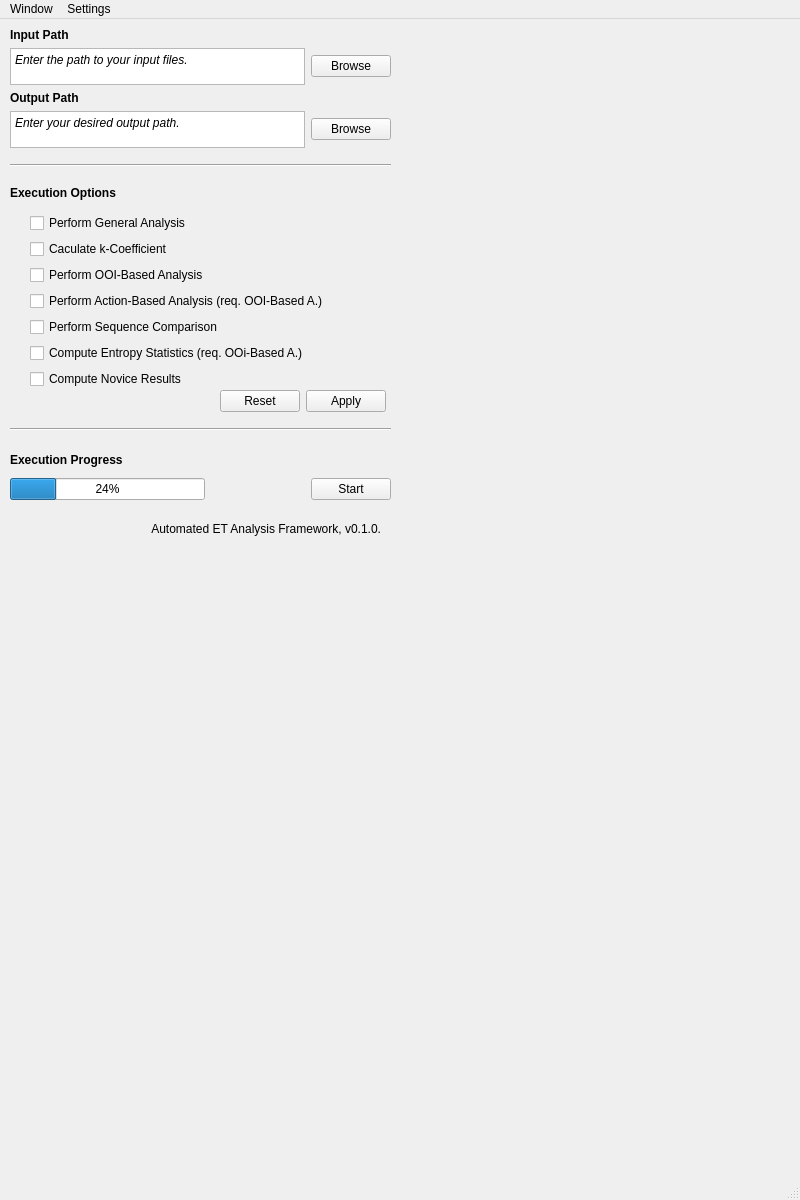
<?xml version="1.0" encoding="UTF-8"?>
<ui version="4.0">
 <class>MainWindow</class>
 <widget class="QMainWindow" name="MainWindow">
  <property name="geometry">
   <rect>
    <x>0</x>
    <y>0</y>
    <width>800</width>
    <height>1200</height>
   </rect>
  </property>
  <property name="minimumSize">
   <size>
    <width>800</width>
    <height>1200</height>
   </size>
  </property>
  <property name="maximumSize">
   <size>
    <width>400</width>
    <height>562</height>
   </size>
  </property>
  <property name="windowTitle">
   <string>Automated ET Analysis Framework</string>
  </property>
  <widget class="QWidget" name="centralwidget">
   <property name="minimumSize">
    <size>
     <width>0</width>
     <height>520</height>
    </size>
   </property>
   <widget class="QLabel" name="version_label">
    <property name="geometry">
     <rect>
      <x>10</x>
      <y>500</y>
      <width>371</width>
      <height>20</height>
     </rect>
    </property>
    <property name="text">
     <string>Automated ET Analysis Framework, v0.1.0.</string>
    </property>
    <property name="alignment">
     <set>Qt::AlignRight|Qt::AlignTrailing|Qt::AlignVCenter</set>
    </property>
   </widget>
   <widget class="QWidget" name="gridLayoutWidget">
    <property name="geometry">
     <rect>
      <x>10</x>
      <y>9</y>
      <width>381</width>
      <height>121</height>
     </rect>
    </property>
    <layout class="QGridLayout" name="gridLayout">
     <item row="4" column="0">
      <widget class="QLabel" name="output_path_label">
       <property name="text">
        <string>&lt;html&gt;&lt;head/&gt;&lt;body&gt;&lt;p&gt;&lt;span style=&quot; font-weight:600;&quot;&gt;Output Path&lt;/span&gt;&lt;/p&gt;&lt;/body&gt;&lt;/html&gt;</string>
       </property>
      </widget>
     </item>
     <item row="5" column="0">
      <widget class="QTextEdit" name="output_path_edit">
       <property name="html">
        <string>&lt;!DOCTYPE HTML PUBLIC &quot;-//W3C//DTD HTML 4.0//EN&quot; &quot;http://www.w3.org/TR/REC-html40/strict.dtd&quot;&gt;
&lt;html&gt;&lt;head&gt;&lt;meta name=&quot;qrichtext&quot; content=&quot;1&quot; /&gt;&lt;meta charset=&quot;utf-8&quot; /&gt;&lt;style type=&quot;text/css&quot;&gt;
p, li { white-space: pre-wrap; }
hr { height: 1px; border-width: 0; }
&lt;/style&gt;&lt;/head&gt;&lt;body style=&quot; font-family:'Segoe UI'; font-size:9pt; font-weight:400; font-style:normal;&quot;&gt;
&lt;p style=&quot; margin-top:0px; margin-bottom:0px; margin-left:0px; margin-right:0px; -qt-block-indent:0; text-indent:0px;&quot;&gt;&lt;span style=&quot; font-family:'Sans Serif'; font-style:italic;&quot;&gt;Enter your desired output path.&lt;/span&gt;&lt;/p&gt;&lt;/body&gt;&lt;/html&gt;</string>
       </property>
      </widget>
     </item>
     <item row="1" column="1">
      <widget class="QPushButton" name="input_browse_button">
       <property name="text">
        <string>Browse</string>
       </property>
      </widget>
     </item>
     <item row="0" column="0">
      <widget class="QLabel" name="input_path_label">
       <property name="text">
        <string>&lt;html&gt;&lt;head/&gt;&lt;body&gt;&lt;p&gt;&lt;span style=&quot; font-weight:600;&quot;&gt;Input Path&lt;/span&gt;&lt;/p&gt;&lt;/body&gt;&lt;/html&gt;</string>
       </property>
      </widget>
     </item>
     <item row="3" column="0">
      <spacer name="verticalSpacer">
       <property name="orientation">
        <enum>Qt::Vertical</enum>
       </property>
       <property name="sizeType">
        <enum>QSizePolicy::Preferred</enum>
       </property>
       <property name="sizeHint" stdset="0">
        <size>
         <width>20</width>
         <height>100</height>
        </size>
       </property>
      </spacer>
     </item>
     <item row="5" column="1">
      <widget class="QPushButton" name="output_browse_button">
       <property name="text">
        <string>Browse</string>
       </property>
      </widget>
     </item>
     <item row="1" column="0">
      <widget class="QTextEdit" name="input_path_edit">
       <property name="html">
        <string>&lt;!DOCTYPE HTML PUBLIC &quot;-//W3C//DTD HTML 4.0//EN&quot; &quot;http://www.w3.org/TR/REC-html40/strict.dtd&quot;&gt;
&lt;html&gt;&lt;head&gt;&lt;meta name=&quot;qrichtext&quot; content=&quot;1&quot; /&gt;&lt;meta charset=&quot;utf-8&quot; /&gt;&lt;style type=&quot;text/css&quot;&gt;
p, li { white-space: pre-wrap; }
hr { height: 1px; border-width: 0; }
&lt;/style&gt;&lt;/head&gt;&lt;body style=&quot; font-family:'Segoe UI'; font-size:9pt; font-weight:400; font-style:normal;&quot;&gt;
&lt;p style=&quot; margin-top:0px; margin-bottom:0px; margin-left:0px; margin-right:0px; -qt-block-indent:0; text-indent:0px;&quot;&gt;&lt;span style=&quot; font-family:'Sans Serif'; font-style:italic;&quot;&gt;Enter the path to your input files.&lt;/span&gt;&lt;/p&gt;&lt;/body&gt;&lt;/html&gt;</string>
       </property>
      </widget>
     </item>
     <item row="2" column="0">
      <spacer name="verticalSpacer_2">
       <property name="orientation">
        <enum>Qt::Vertical</enum>
       </property>
       <property name="sizeHint" stdset="0">
        <size>
         <width>20</width>
         <height>40</height>
        </size>
       </property>
      </spacer>
     </item>
    </layout>
   </widget>
   <widget class="Line" name="line">
    <property name="geometry">
     <rect>
      <x>10</x>
      <y>138</y>
      <width>381</width>
      <height>16</height>
     </rect>
    </property>
    <property name="orientation">
     <enum>Qt::Horizontal</enum>
    </property>
   </widget>
   <widget class="QWidget" name="verticalLayoutWidget">
    <property name="geometry">
     <rect>
      <x>10</x>
      <y>160</y>
      <width>382</width>
      <height>216</height>
     </rect>
    </property>
    <layout class="QVBoxLayout" name="verticalLayout">
     <item>
      <widget class="QLabel" name="label_2">
       <property name="maximumSize">
        <size>
         <width>16777215</width>
         <height>20</height>
        </size>
       </property>
       <property name="text">
        <string>&lt;html&gt;&lt;head/&gt;&lt;body&gt;&lt;p&gt;&lt;span style=&quot; font-weight:600;&quot;&gt;Execution Options&lt;/span&gt;&lt;/p&gt;&lt;/body&gt;&lt;/html&gt;</string>
       </property>
      </widget>
     </item>
     <item>
      <layout class="QGridLayout" name="gridLayout_2">
       <item row="1" column="1">
        <widget class="QCheckBox" name="checkBox_2">
         <property name="text">
          <string>Caculate k-Coefficient</string>
         </property>
        </widget>
       </item>
       <item row="3" column="1">
        <widget class="QCheckBox" name="checkBox_4">
         <property name="text">
          <string>Perform Action-Based Analysis (req. OOI-Based A.)</string>
         </property>
        </widget>
       </item>
       <item row="4" column="1">
        <widget class="QCheckBox" name="checkBox_5">
         <property name="text">
          <string>Perform Sequence Comparison</string>
         </property>
        </widget>
       </item>
       <item row="6" column="1">
        <widget class="QCheckBox" name="checkBox_7">
         <property name="text">
          <string>Compute Novice Results</string>
         </property>
        </widget>
       </item>
       <item row="2" column="1">
        <widget class="QCheckBox" name="checkBox_3">
         <property name="text">
          <string>Perform OOI-Based Analysis</string>
         </property>
        </widget>
       </item>
       <item row="0" column="1">
        <widget class="QCheckBox" name="checkBox">
         <property name="text">
          <string>Perform General Analysis</string>
         </property>
        </widget>
       </item>
       <item row="5" column="1">
        <widget class="QCheckBox" name="checkBox_6">
         <property name="text">
          <string>Compute Entropy Statistics (req. OOi-Based A.)</string>
         </property>
        </widget>
       </item>
       <item row="0" column="0">
        <spacer name="horizontalSpacer">
         <property name="orientation">
          <enum>Qt::Horizontal</enum>
         </property>
         <property name="sizeType">
          <enum>QSizePolicy::Fixed</enum>
         </property>
         <property name="sizeHint" stdset="0">
          <size>
           <width>20</width>
           <height>20</height>
          </size>
         </property>
        </spacer>
       </item>
      </layout>
     </item>
    </layout>
   </widget>
   <widget class="QDialogButtonBox" name="buttonBox">
    <property name="geometry">
     <rect>
      <x>220</x>
      <y>370</y>
      <width>166</width>
      <height>24</height>
     </rect>
    </property>
    <property name="standardButtons">
     <set>QDialogButtonBox::Apply|QDialogButtonBox::Reset</set>
    </property>
   </widget>
   <widget class="QWidget" name="verticalLayoutWidget_2">
    <property name="geometry">
     <rect>
      <x>10</x>
      <y>430</y>
      <width>381</width>
      <height>51</height>
     </rect>
    </property>
    <layout class="QVBoxLayout" name="verticalLayout_3">
     <item>
      <widget class="QLabel" name="label">
       <property name="text">
        <string>&lt;html&gt;&lt;head/&gt;&lt;body&gt;&lt;p&gt;&lt;span style=&quot; font-weight:600;&quot;&gt;Execution Progress&lt;/span&gt;&lt;/p&gt;&lt;/body&gt;&lt;/html&gt;</string>
       </property>
      </widget>
     </item>
     <item>
      <layout class="QHBoxLayout" name="horizontalLayout_3">
       <item>
        <widget class="QProgressBar" name="progressBar">
         <property name="value">
          <number>24</number>
         </property>
        </widget>
       </item>
       <item>
        <spacer name="horizontalSpacer_2">
         <property name="orientation">
          <enum>Qt::Horizontal</enum>
         </property>
         <property name="sizeType">
          <enum>QSizePolicy::Fixed</enum>
         </property>
         <property name="sizeHint" stdset="0">
          <size>
           <width>100</width>
           <height>20</height>
          </size>
         </property>
        </spacer>
       </item>
       <item>
        <widget class="QPushButton" name="pushButton">
         <property name="text">
          <string>Start</string>
         </property>
        </widget>
       </item>
      </layout>
     </item>
    </layout>
   </widget>
   <widget class="Line" name="line_2">
    <property name="geometry">
     <rect>
      <x>10</x>
      <y>402</y>
      <width>381</width>
      <height>16</height>
     </rect>
    </property>
    <property name="orientation">
     <enum>Qt::Horizontal</enum>
    </property>
   </widget>
  </widget>
  <widget class="QMenuBar" name="menubar">
   <property name="geometry">
    <rect>
     <x>0</x>
     <y>0</y>
     <width>800</width>
     <height>21</height>
    </rect>
   </property>
   <widget class="QMenu" name="menuWindow">
    <property name="title">
     <string>Window</string>
    </property>
    <addaction name="actionAbout"/>
    <addaction name="separator"/>
    <addaction name="actionMinimize"/>
    <addaction name="actionExit"/>
   </widget>
   <widget class="QMenu" name="menuSettings">
    <property name="title">
     <string>Settings</string>
    </property>
    <addaction name="actionSave_Configuration"/>
    <addaction name="separator"/>
   </widget>
   <addaction name="menuWindow"/>
   <addaction name="menuSettings"/>
  </widget>
  <widget class="QStatusBar" name="statusbar">
   <property name="sizeGripEnabled">
    <bool>true</bool>
   </property>
  </widget>
  <action name="actionSave_Configuration">
   <property name="text">
    <string>Save Configuration</string>
   </property>
  </action>
  <action name="actionAbout">
   <property name="text">
    <string>About</string>
   </property>
  </action>
  <action name="actionMinimize">
   <property name="text">
    <string>Minimize</string>
   </property>
  </action>
  <action name="actionExit">
   <property name="text">
    <string>Exit</string>
   </property>
  </action>
  <action name="actioncontinue">
   <property name="text">
    <string>continue</string>
   </property>
  </action>
 </widget>
 <resources/>
 <connections/>
</ui>
